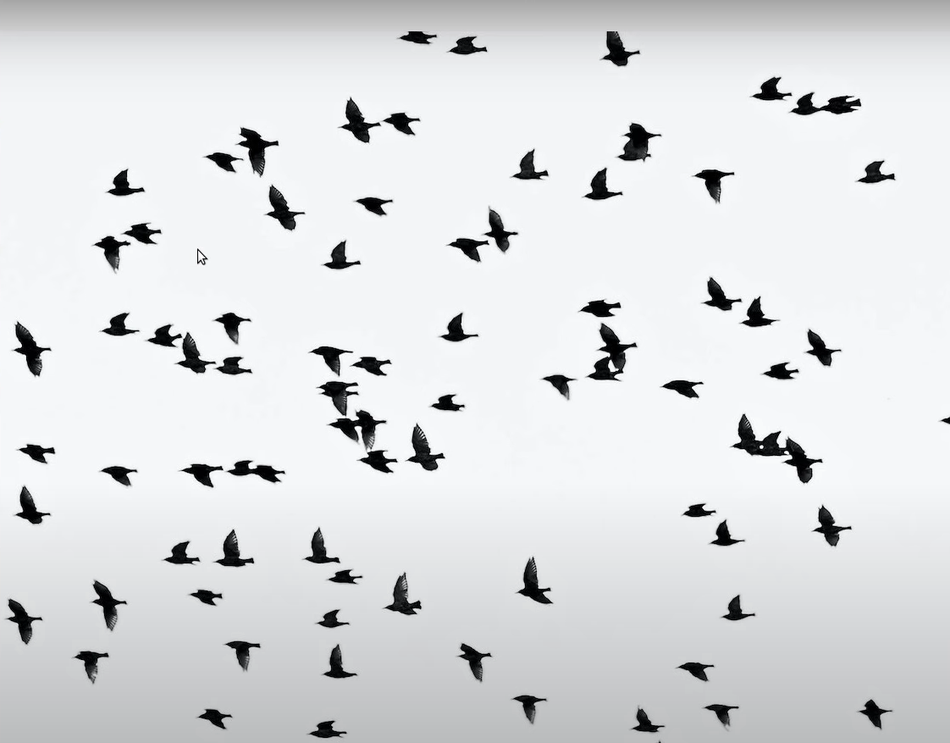
#> input picture data/birds.png, 950 x 743 px, shrunk from 1122 x 877 before the run, found by its file name
$ python main.py
#> lines starting #> are read from the running program, lines starting #| are printed output that depends on the picture; after the words box and inside, x2 and y2 are one past the last pixel; in counts of white or black regions, pixels touching at a corner belong together
import os, cv2
img = cv2.imread(os.path.join('.','data','birds.png'))
#> img is the input picture: shape (743, 950, 3); mean B, G, R 222.7, 220.9, 219.1
img_gray = cv2.cvtColor(img, cv2.COLOR_BGR2GRAY)
ret, thresh = cv2.threshold(img_gray, 127, 255, cv2.THRESH_BINARY_INV) #this takes everythin >127 to 0 and <127 to 255
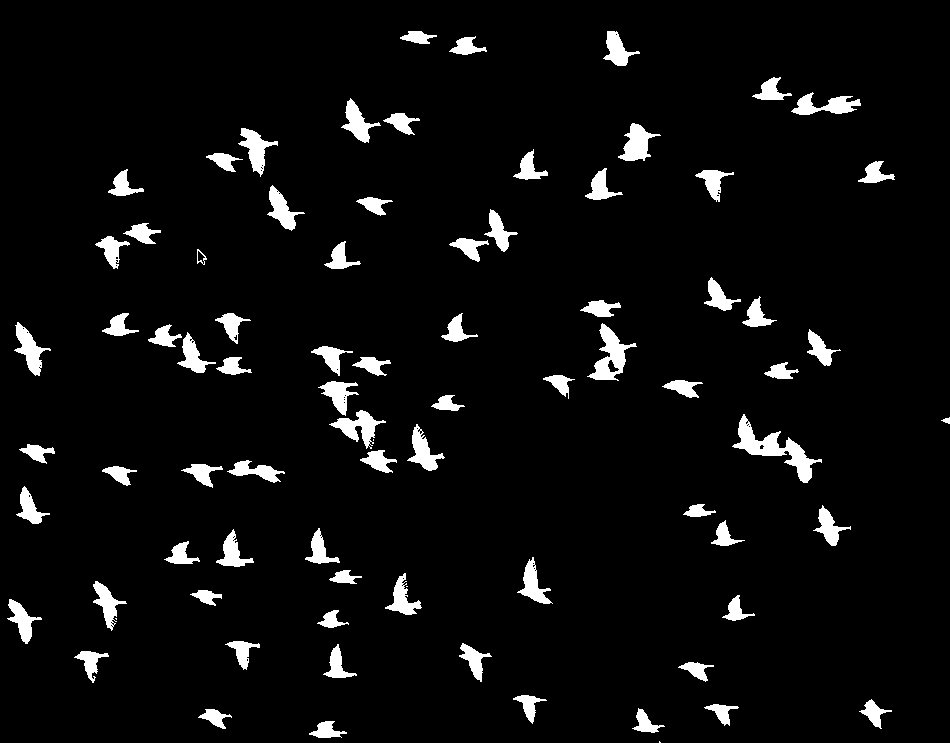
#> thresh: shape (743, 950); 5.1% white; 81 white regions (4 under 20 px)
contours, hierarchy = cv2.findContours(thresh, cv2.RETR_TREE, cv2.CHAIN_APPROX_SIMPLE)
#> contours = 133 contours, 54 with area under 20; largest, box (x1, y1, x2, y2) and area: (732, 414, 822, 483) 1531, (587, 323, 637, 381) 1059, (329, 410, 386, 449) 739, (618, 123, 661, 161) 725, (14, 322, 51, 376) 690

for cnt in contours:
    if cv2.contourArea(cnt)>200:
        # cv2.drawContours(img, cnt, -1, (0,255,0), 1)
        x1, y1, w, h = cv2.boundingRect(cnt)
        cv2.rectangle(img,(x1, y1),(x1 + w,y1 + h), (0, 255, 0), 2)
#> this loop made 133 passes
#> (x1, y1, w, h) on passes 2, 3, 4, 5, 6, 7, 8, 9, 10, 11, 12, 15: (309, 721, 38, 17), (198, 709, 34, 20), (632, 708, 33, 25), (704, 704, 35, 22), (859, 699, 33, 30), (513, 695, 34, 29), (678, 662, 36, 20), (74, 651, 35, 32), (323, 644, 34, 34), (459, 643, 33, 39), (225, 641, 35, 29), (317, 610, 32, 18)
#> cnt on passes 1, 14, 19, 21, 22, 24: [[659, 741], [659, 742], [660, 742]], [[115, 618], [116, 619], [116, 618]], [[406, 586], [407, 586]], [[111, 626], [112, 625], [113, 626], [112, 627]], [[110, 625], [111, 624], [112, 625], [111, 626]], [[110, 622], [111, 621], [112, 622], [111, 623]]
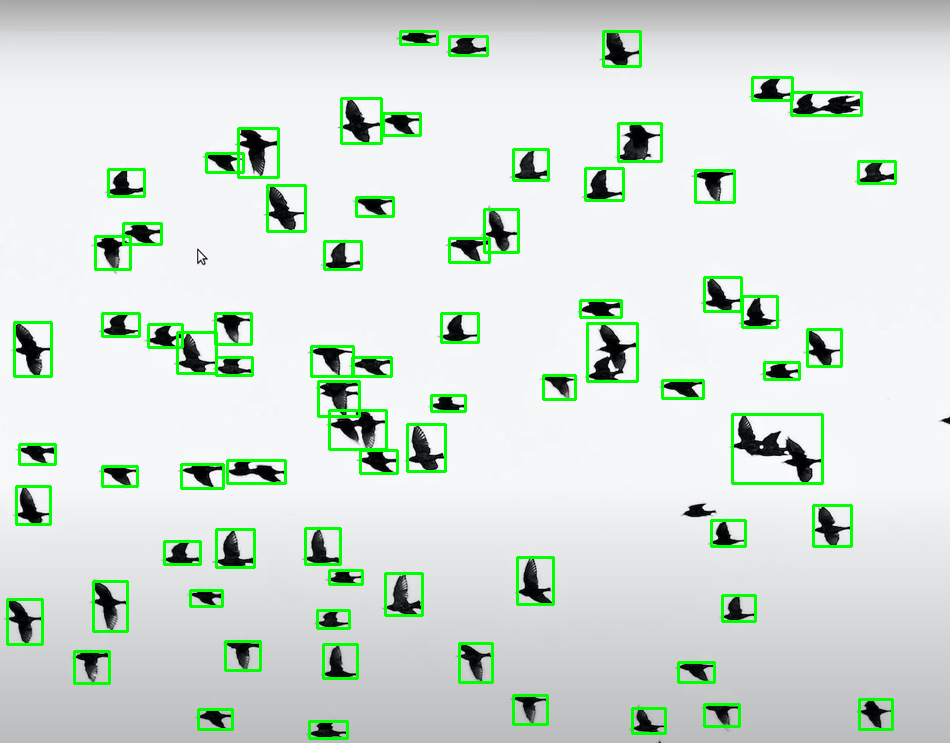
#> img: shape (743, 950, 3); 4.21% of pixels changed, all inside (x1, y1, x2, y2) = (6, 30, 897, 740)

cv2.imshow('img', img)
cv2.imshow('thresh', thresh)
cv2.waitKey(0)
